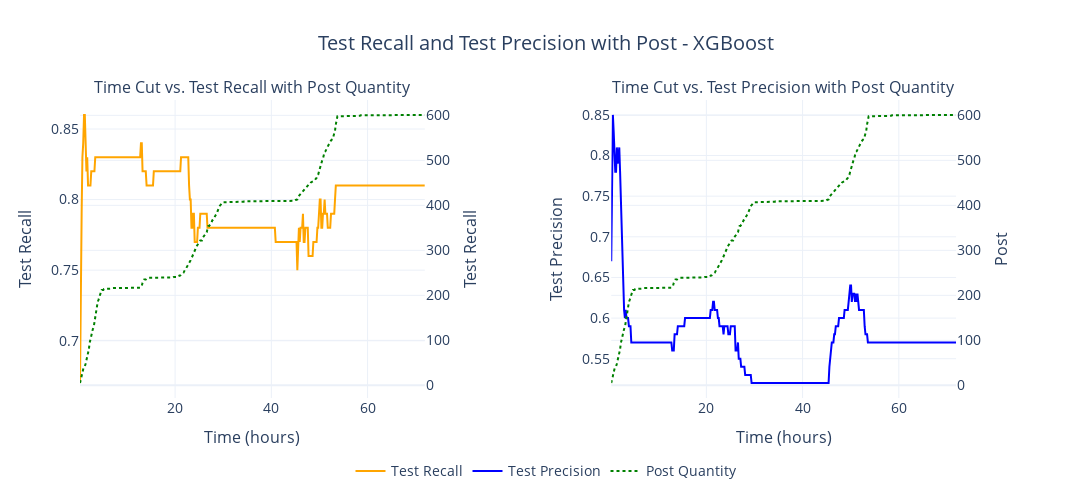

Notebook source saved alongside this figure:
### Code cell
import plotly.graph_objects as go
from plotly.subplots import make_subplots

# Create a subplot figure with 1 row and 2 columns
fig = make_subplots(
    rows=1, cols=2,
    subplot_titles=["Time Cut vs. Test Recall with Post Quantity", "Time Cut vs. Test Precision with Post Quantity"],
    specs=[[{"secondary_y": True}, {"secondary_y": True}]]
)

# First chart: Time Cut vs Test Recall
fig.add_trace(
    go.Scatter(
        x=df_xgboost_smote['time_cut_hours'],
        y=df_xgboost_smote['metrics.test_recall'],
        mode='lines',
        name='Test Recall',
        line=dict(color='Orange')
    ),
    row=1, col=1
)

# Second chart: Time Cut vs Test Precision with Post
fig.add_trace(
    go.Scatter(
        x=df_xgboost_smote['time_cut_hours'],
        y=df_xgboost_smote['metrics.test_precision'],
        mode='lines',
        name='Test Precision',
        line=dict(color='blue')
    ),
    row=1, col=2, secondary_y=False
)

# Adding Post Quantity to both subplots
fig.add_trace(
    go.Scatter(
        x=df_xgboost_smote['time_cut_hours'],
        y=df_xgboost_smote['post'],
        mode='lines',
        name='Post Quantity',
        line=dict(color='green', dash='dot')
    ),
    row=1, col=1, secondary_y=True
)

fig.add_trace(
    go.Scatter(
        x=df_xgboost_smote['time_cut_hours'],
        y=df_xgboost_smote['post'],
        mode='lines',
        name='Post Quantity',
        line=dict(color='green', dash='dot'),
        showlegend=False
    ),
    row=1, col=2, secondary_y=True,
)

# Update layout with larger font sizes
fig.update_layout(
    title="Test Recall and Test Precision with Post - XGBoost",
    title_x=0.5,  # Center the main title
    template='plotly_white',
    legend=dict(
        orientation="h",
        yanchor="bottom",
        y=-0.3,
        xanchor="center",
        x=0.5,
        font=dict(size=14)  # Increase legend font size
    ),
    width=1100,  # Set the width
    height=500,  # Set the height
    font=dict(size=14),  # Increase global font size
)

# Update Y-axis titles for both subplots
fig.update_yaxes(title_text="Test Recall", row=1, col=1, title_font=dict(size=16))
fig.update_yaxes(title_text="Test Precision", secondary_y=False, row=1, col=2, title_font=dict(size=16))
fig.update_yaxes(title_text="Post", secondary_y=True, row=1, col=2, title_font=dict(size=16))

# Update X-axis labels and font sizes
fig.update_xaxes(title_text="Time (hours)", row=1, col=1, title_font=dict(size=16), tickfont=dict(size=14))
fig.update_xaxes(title_text="Time (hours)", row=1, col=2, title_font=dict(size=16), tickfont=dict(size=14))

# Update the left Y-axis range for both subplots
fig.update_yaxes(range=[0, 1], row=1, col=1, secondary_y=False)  # Adjust range for the left Y-axis of the first chart
fig.update_yaxes(range=[0, 1], row=1, col=2, secondary_y=False)  # Adjust range for the left Y-axis of the second chart

# Display the plot
fig.show()

### Figure 1 — Plotly figure (JSON) as saved in the notebook; plotly's stock layout.template omitted (floating-point values rounded to 4 significant figures; data arrays with more than 128 entries replaced by an {"elided": "..."} marker saying what was removed)
{"data": [{"line": {"color": "Orange"}, "mode": "lines", "name": "Test Recall", "type": "scatter", "x": {"elided": "431 float values"}, "xaxis": "x", "y": {"elided": "431 float values"}, "yaxis": "y"}, {"line": {"color": "blue"}, "mode": "lines", "name": "Test Precision", "type": "scatter", "x": {"elided": "431 float values"}, "xaxis": "x2", "y": {"elided": "431 float values"}, "yaxis": "y3"}, {"line": {"color": "green", "dash": "dot"}, "mode": "lines", "name": "Post Quantity", "type": "scatter", "x": {"elided": "431 float values"}, "xaxis": "x", "y": {"elided": "431 int values"}, "yaxis": "y2"}, {"line": {"color": "green", "dash": "dot"}, "mode": "lines", "name": "Post Quantity", "showlegend": false, "type": "scatter", "x": {"elided": "431 float values"}, "xaxis": "x2", "y": {"elided": "431 int values"}, "yaxis": "y4"}], "layout": {"annotations": [{"font": {"size": 16}, "showarrow": false, "text": "Time Cut vs. Test Recall with Post Quantity", "x": 0.185, "xanchor": "center", "xref": "paper", "y": 1, "yanchor": "bottom", "yref": "paper"}, {"font": {"size": 16}, "showarrow": false, "text": "Time Cut vs. Test Precision with Post Quantity", "x": 0.755, "xanchor": "center", "xref": "paper", "y": 1, "yanchor": "bottom", "yref": "paper"}], "font": {"size": 14}, "height": 500, "legend": {"font": {"size": 14}, "orientation": "h", "x": 0.5, "xanchor": "center", "y": -0.3, "yanchor": "bottom"}, "title": {"text": "Test Recall and Test Precision with Post - XGBoost", "x": 0.5}, "width": 1100, "xaxis": {"anchor": "y", "autorange": true, "domain": [0, 0.37], "range": [0.23, 71.9], "tickfont": {"size": 14}, "title": {"font": {"size": 16}, "text": "Time (hours)"}, "type": "linear"}, "xaxis2": {"anchor": "y3", "autorange": true, "domain": [0.57, 0.94], "range": [0.23, 71.9], "tickfont": {"size": 14}, "title": {"font": {"size": 16}, "text": "Time (hours)"}, "type": "linear"}, "yaxis": {"anchor": "x", "autorange": true, "domain": [0, 1], "range": [0.6594, 0.8706], "title": {"font": {"size": 16}, "text": "Test Recall"}, "type": "linear"}, "yaxis2": {"anchor": "x", "autorange": true, "overlaying": "y", "range": [-28.11, 634.1], "side": "right", "title": {"font": {"size": 16}, "text": "Test Recall"}, "type": "linear"}, "yaxis3": {"anchor": "x2", "autorange": true, "domain": [0, 1], "range": [0.5017, 0.8683], "title": {"font": {"size": 16}, "text": "Test Precision"}, "type": "linear"}, "yaxis4": {"anchor": "x2", "autorange": true, "overlaying": "y3", "range": [-28.11, 634.1], "side": "right", "title": {"font": {"size": 16}, "text": "Post"}, "type": "linear"}}}
